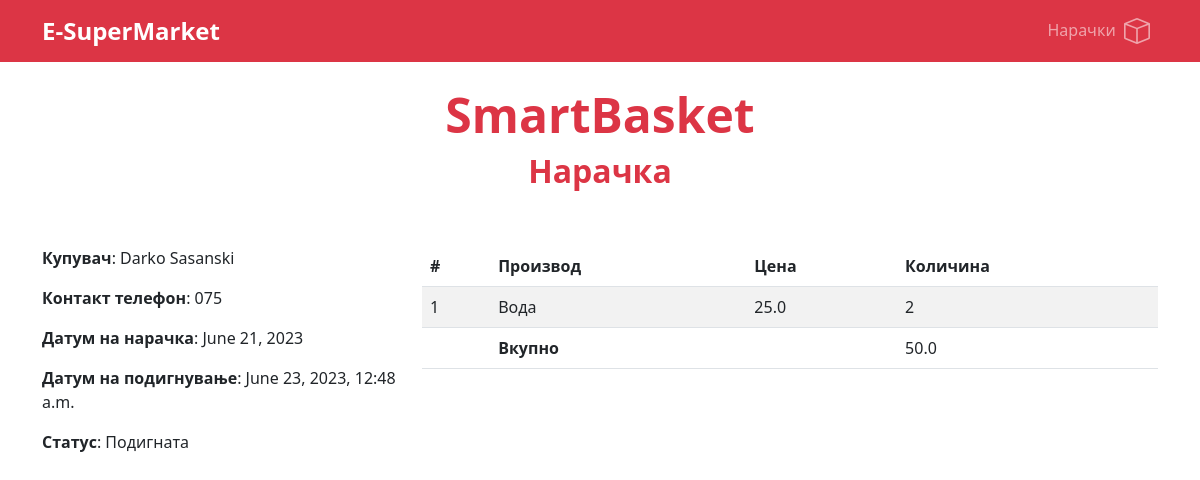
/pickup-order-details/1, run on the app's committed database.
### SmartBasket/models.py (models this page shows, shortened)
class PickUpOrder(models.Model):
    first_name = models.CharField(max_length=100)
    last_name = models.CharField(max_length=100)
    date_of_pickup = models.DateTimeField()
    phone_number = models.CharField(max_length=100)
    market = models.ForeignKey(Market, on_delete=models.CASCADE)
    picked_up = models.BooleanField(default=False)
    date_created = models.DateField(auto_now_add=True)

class PickUpOrderItem(models.Model):
    product = models.ForeignKey(Product, on_delete=models.CASCADE)
    order = models.ForeignKey(PickUpOrder, on_delete=models.CASCADE)
    quantity = models.IntegerField()

class Product(models.Model):
    name = models.CharField(max_length=100)
    price = models.FloatField()
    category = models.ForeignKey(Category, on_delete=models.CASCADE)
    image = models.ImageField(upload_to='images/')
    description = models.TextField()
    quantity = models.IntegerField()

### SmartBasket/views.py (the view)
# urls.py: path('pickup-order-details/<str:order_id>', pickup_order_details, name='pickup-order-details'),
def pickup_order_details(request, order_id):
    order = PickUpOrder.objects.get(id=order_id)
    order_items = PickUpOrderItem.objects.filter(order=order).all()
    total = 0
    for order_item in order_items:
        total += order_item.product.price * order_item.quantity
    return render(request, 'pickup_order_details.html', {'order': order, 'order_items': order_items, 'total': total})

### templates/pickup_order_details.html (shortened to what this page needs)
{% extends "salesman_base.html" %}
{% block content %}
    <div class="container mt-4">
        <div class="row">
            <div class="col-md-12 text-center">
                <h1 class="display-5 text-danger fw-bold">SmartBasket</h1>
            </div>
        </div>
        <div class="row">
            <div class="col-md-12 text-center">
                <h2 class="text-danger fw-bold">Нарачкa</h2>
            </div>
        </div>
        <div class="row mt-4">
            <div class="col-md-4 pt-4">
                <p><span class="fw-bold">Купувач</span>: {{ order.first_name }} {{ order.last_name }}</p>
                <p><span class="fw-bold">Контакт телефон</span>: {{order.phone_number}}</p>
                <p><span class="fw-bold">Датум на нарачка</span>: {{ order.date_created }}</p>
                <p><span class="fw-bold">Датум на подигнување</span>: {{ order.date_of_pickup }}</p>
                <p><span class="fw-bold">Статус</span>:
                    {% if order.picked_up %}
                        Подигната
                    {% else %}
                        Неподигната
                    {% endif %}
                </p>
            </div>
            <div class="col-md-8">
                <table class="table table-striped mt-4">
                    <thead>
                        <tr>
                            <th>#</th>
                            <th>Производ</th>
                            <th>Цена</th>
                            <th>Количина</th>
                        </tr>
                    </thead>
                    <tbody>
                        {% for item in order_items %}
                            <tr>
                                <td>{{ forloop.counter }}</td>
                                <td>{{ item.product.name }}</td>
                                <td>{{ item.product.price }}</td>
                                <td>{{ item.quantity }}</td>
                            </tr>
                        {% endfor %}
                    </tbody>
                    <tfoot>
                        <tr>
                            <td></td>
                            <td class="fw-bold">Вкупно</td>
                            <td></td>
                            <td>{{ total }}</td>
                        </tr>
                    </tfoot>
                </table>
            </div>
        </div>
    </div>
{% endblock %}

### data on the page
PickUpOrder: first_name "Darko", last_name "Sasanski", phone_number "075", date_created "June 21, 2023", date_of_pickup "June 23, 2023, 12:48 a.m."
PickUpOrderItem: product.name "Вода", product.price "25.0", quantity "2"

### other printed values
{{ total }} "50.0"
